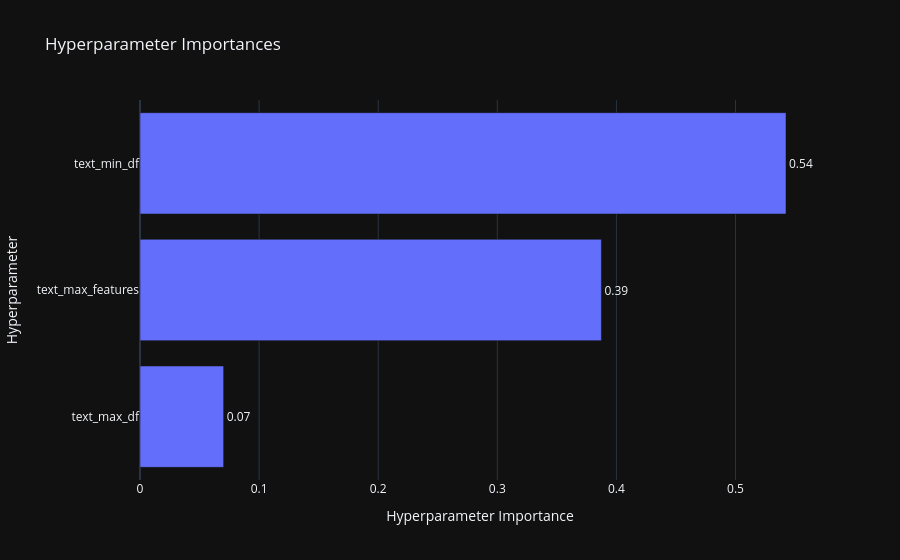

Notebook source saved alongside this figure:
### Code cell
fig = vis.plot_param_importances(study)
fig.show()

### Figure 1 — Plotly figure (JSON) as saved in the notebook; plotly's stock layout.template omitted (floating-point values rounded to 4 significant figures)
{"data": [{"cliponaxis": false, "hovertemplate": ["text_max_df (FloatDistribution): 0.07021419981921655<extra></extra>", "text_max_features (IntDistribution): 0.3874005806608975<extra></extra>", "text_min_df (IntDistribution): 0.5423852195198859<extra></extra>"], "name": "Objective Value", "orientation": "h", "text": ["0.07", "0.39", "0.54"], "textposition": "outside", "x": [0.07021, 0.3874, 0.5424], "y": ["text_max_df", "text_max_features", "text_min_df"], "type": "bar"}], "layout": {"title": {"text": "Hyperparameter Importances"}, "xaxis": {"title": {"text": "Hyperparameter Importance"}}, "yaxis": {"title": {"text": "Hyperparameter"}}}}
